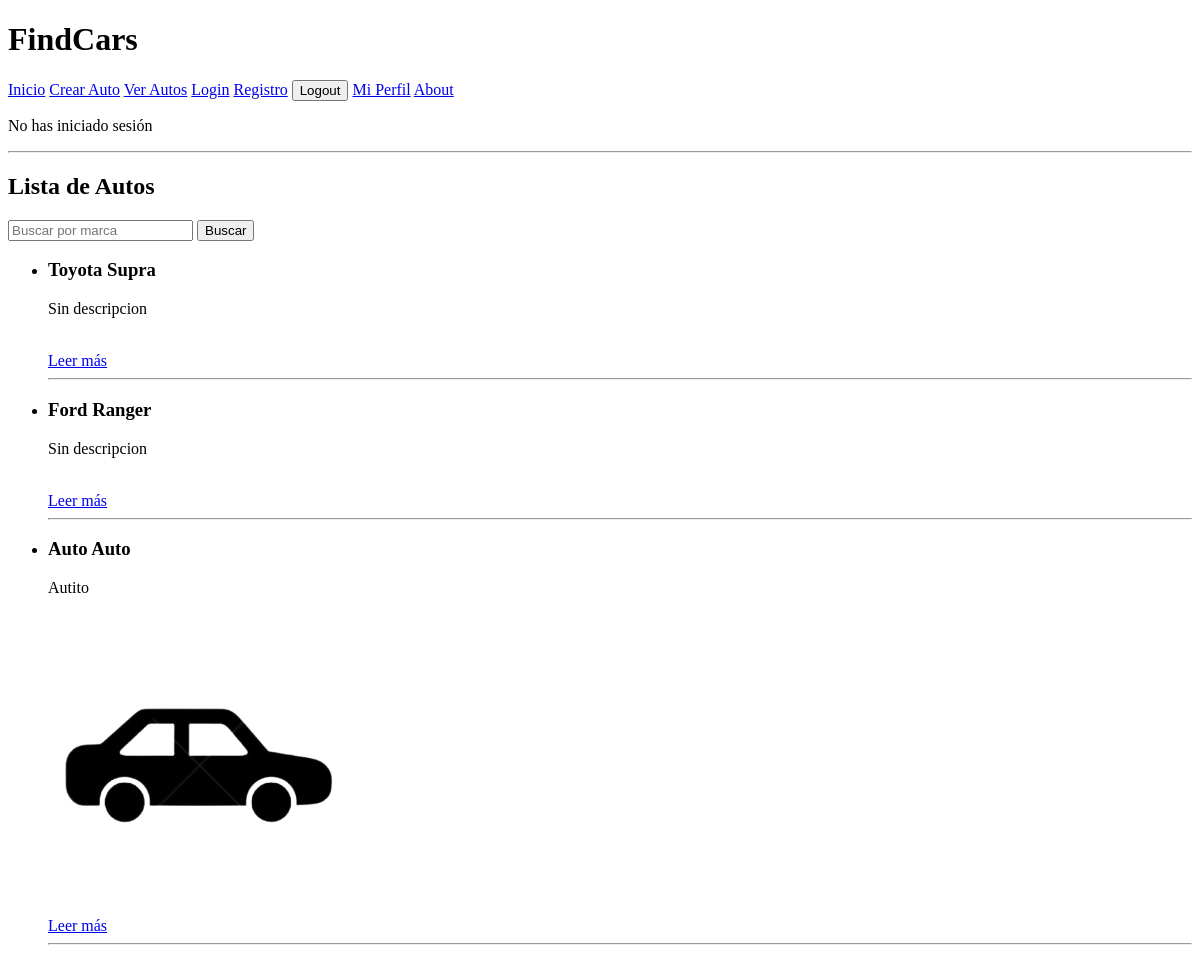
Before: /lista/ with the older database file.
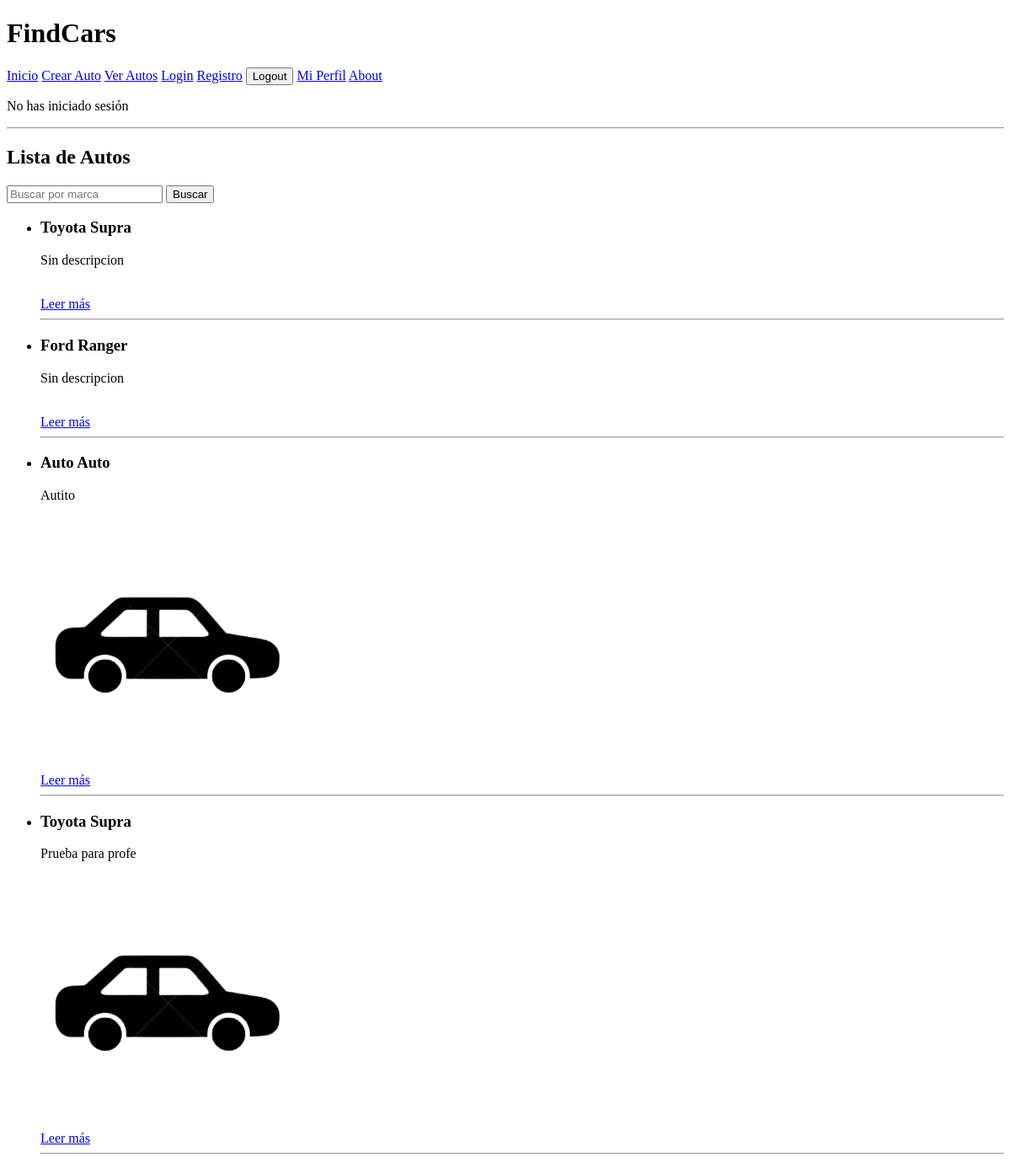
After: the same page with the newer database file.
### autos/models.py (models this page shows, shortened)
class Auto(models.Model):
    marca = models.CharField(max_length=50)
    modelo = models.CharField(max_length=50)
    descripcion = RichTextField()
    imagen = models.ImageField(upload_to='autos', null=True, blank=True)
    fecha_publicacion = models.DateField(auto_now_add=True)

### autos/views.py (the view)
# urls.py: path('lista/', views.lista_autos, name='lista_autos'),
def lista_autos(request):
    autos = Auto.objects.all()
    return render(request, "autos/lista.html", {"autos": autos})

### autos/templates/autos/lista.html
{% extends "autos/base.html" %}
{% block content %}
<h2>Lista de Autos</h2>
<form method="GET" action="/buscar/">
    <input type="text" name="q" placeholder="Buscar por marca">
    <button type="submit">Buscar</button>
</form>
<ul>
    {% for auto in autos %}
        <li>
            <h3>{{ auto.marca }} {{ auto.modelo }}</h3>
            <p>{{ auto.descripcion|safe }}</p>
            {% if auto.imagen %}
                <img src="{{ auto.imagen.url }}" width="300">
            {% endif %}
            <br>
            <a href="/detalle/{{ auto.id }}/">Leer más</a>
        </li>
        <hr>
    {% empty %}
        <p>No hay autos aún.</p>
    {% endfor %}
</ul>
{% endblock %}

### autos/templates/autos/base.html (shortened to what this page needs)
<!DOCTYPE html>
<html>
<head>
</head>
<body>
    <h1>FindCars</h1>
    <nav>
        <a href="/">Inicio</a>
        <a href="/crear/">Crear Auto</a>
        <a href="/lista/">Ver Autos</a>
        <a href="/accounts/login/">Login</a>
        <a href="/accounts/registro/">Registro</a>
        <form action="/accounts/logout/" method="POST" style="display:inline;">
            <button type="submit">Logout</button>
        </form>
        <a href="/accounts/perfil/">Mi Perfil</a>
        <a href="/about/">About</a>
    </nav>
    {% if user.is_authenticated %}
    <p>Bienvenido {{ user.username }}</p>
    {% else %}
    <p>No has iniciado sesión</p>
    {% endif %}
    <hr>
    {% block content %}
    {% endblock %}
</body>
</html>

Changed rows visible on the page:
added Auto: marca "Toyota", modelo "Supra", descripcion "Prueba para profe", imagen (picture)
